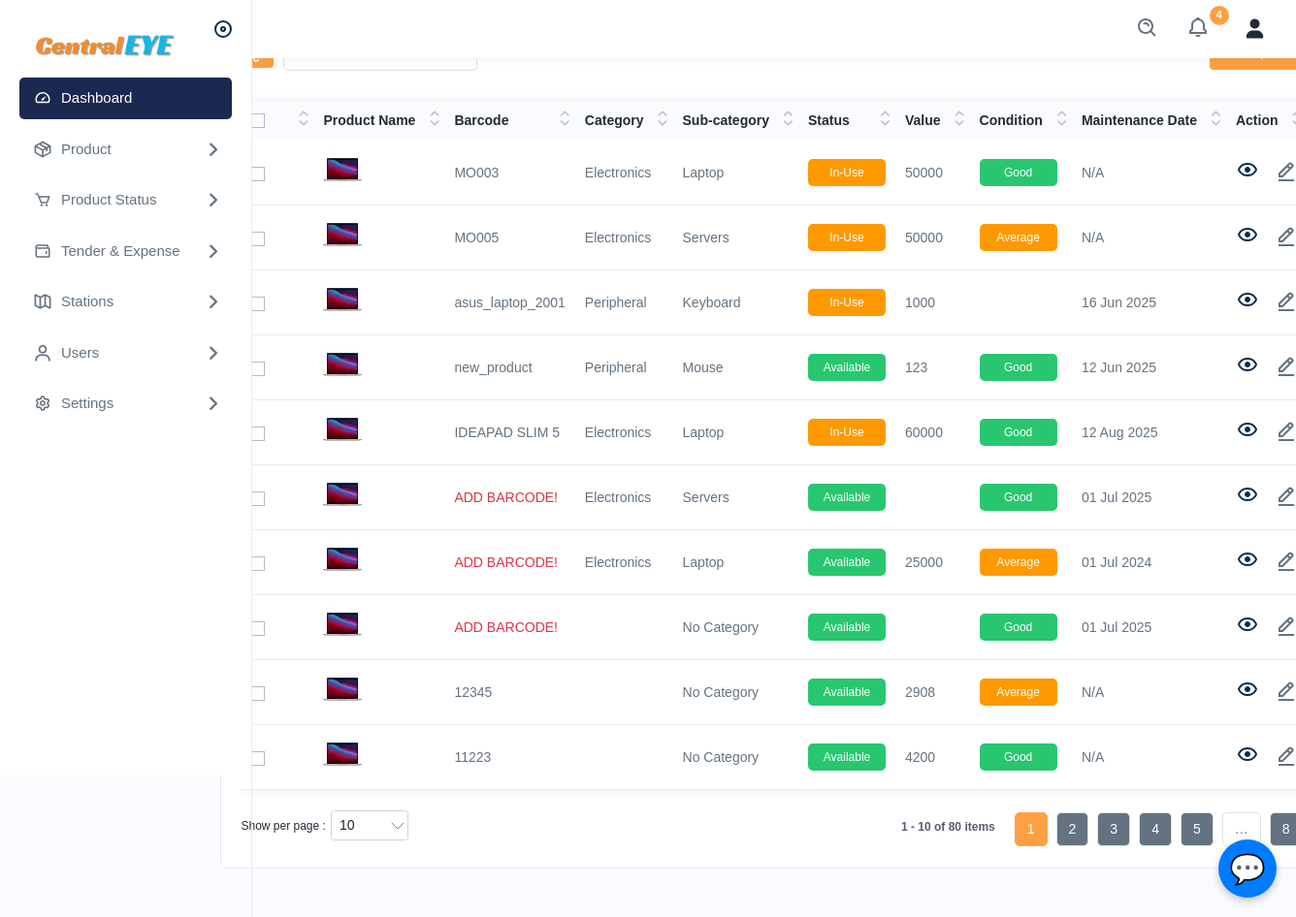
Page /productlist on the committed database.
### app/models.py (models this page shows, shortened)
class Asset(models.Model):
    asset_id = models.IntegerField(primary_key=True, unique=True)
    asset_name = models.CharField(max_length=255)
    asset_category = models.ForeignKey(
        AssetSubCategory, null=True, blank=True, on_delete=models.SET_NULL)
    barcode = models.CharField(
        max_length=255, unique=True, null=True, blank=True)
    purchase_date = models.DateField(default=timezone.now)
    asset_value = models.CharField(max_length=255)
    condition = models.CharField(
        max_length=20, choices=CONDITION_CHOICES, default='good')
    location = models.CharField(max_length=255)
    assign_to = models.ForeignKey(
        UserDetails, null=True, blank=True, on_delete=models.SET_NULL)
    asset_status = models.CharField(
        max_length=20, choices=ASSET_STATUS_CHOICES, default='available')
    asset_maintenance_date = models.DateField(null=True, blank=True)
    asset_add_date = models.DateField(auto_now=True, null=True, blank=True)

class AssetSubCategory(models.Model):
    sub_category_id = models.IntegerField(primary_key=True)
    category = models.ForeignKey(
        AssetCategory, null=True, blank=True, on_delete=models.SET_NULL)
    sub_category_name = models.CharField(max_length=255)
    sub_category_image = models.ImageField(null=True, blank=True)
    def __str__(self):
        return self.sub_category_name

class AssetCategory(models.Model):
    category_id = models.IntegerField(primary_key=True)
    category_name = models.CharField(max_length=255)
    def __str__(self):
        return self.category_name

### app/views.py (the view)
# urls.py: path('productlist', views.productlist, name='productlist'),
def productlist(request):
    filter = request.GET.get('filter')
    print(filter)
    if filter:  # Check if a filter is provided
        assets = Asset.objects.filter(assign_to__station__station_name=filter)
        print(assets)
    else:
        assets = Asset.objects.all()
    return render(request, 'productlist.html', {'asset': assets})

### templates/productlist.html (shortened to what this page needs)
{% extends 'navbar.html' %}
{% load static %}
{% block body %}
<div class="main-wrapper">
    <div class="page-wrapper">
        <div class="content">
            <div class="card">
                <div class="card-body">
                    <div class="table-top">
                        <div class="search-set">
                            <div class="search-path">
                                <a class="btn btn-filter" id="filter_search">
                                </a>
                            </div>
                            <div class="search-input">
                                <a class="btn btn-searchset"><img src="{% static 'assets/img/icons/search-white.svg' %}"
                                        alt="img"></a>
                            </div>
                        </div>
                        <div class="wordset">
                            <ul>
                                <a href="{% url 'export_products' %}" class="btn btn-primary me-2">
                                </a>
                            </ul>
                        </div>
                    </div>
                    <div class="table-responsive">
                        <table class="table  datanew">
                            <thead>
                                <tr>
                                    <th>
                                        <label class="checkboxs">
                                            <span class="checkmarks"></span>
                                        </label>
                                    </th>
                                    <th>Product Name</th>
                                    <th>Barcode</th>
                                    <th>Category </th>
                                    <th>Sub-category</th>
                                    <th>Status</th>
                                    <th>Value</th>
                                    <th>Condition</th>
                                    <th>Maintenance Date</th>
                                    <th>Action</th>
                                </tr>
                            </thead>
                            <tbody>
                                {% for i in asset %}
                                <tr>
                                    <td>
                                        <label class="checkboxs">
                                            <span class="checkmarks"></span>
                                        </label>
                                    </td>
                                    <td class="productimgname">
                                        <a href="javascript:void(0);" class="product-img">
                                            <img src="{% static 'assets/img/product/product6.jpg' %}" alt="product">
                                        </a>
                                    </td>
                                    <td> {% if i.barcode %}
                                        {{ i.barcode }}
                                        {% else %}
                                        <span class="text-danger">ADD BARCODE!</span>
                                        {% endif %}
                                    </td>
                                    <td>
                                        {{ i.asset_category.category }}
                                        </td>
                                    <td> {% if i.asset_category and i.asset_category.category %}
                                        {{ i.asset_category }}
                                        {% else %}
                                        No Category
                                        {% endif %}
                                    </td>
                                    <td>{% if i.asset_status == 'available' %}
                                        <span class="badges bg-lightgreen">Available</span>
                                        {% elif i.asset_status == 'in-use' %}
                                        <span class="badges bg-lightyellow">In-Use</span>
                                        {% elif i.asset_status == 'in-maintenance' %}
                                        <span  class="badges bg" style="background-color: rgb(108, 108, 193);">In-Maintenance</span>
                                        {% elif i.asset_status == 'expired' %}
                                        <span class="badges bg-lightred">Expired</span>
                                        {% endif %}
                                    </td>
                                    <td>{{ i.asset_value }}</td>
                                    <td> {% if i.condition == 'good' %}
                                        <span class="badges bg-lightgreen">Good</span>
                                        {% elif i.condition == 'average' %}
                                        <span class="badges bg-lightyellow">Average</span>
                                        {% elif i.condition == 'belowaverage' %}
                                        <span class="badges bg-lightred">BelowAverage</span>
                                        {% endif %}
                                    </td>
                                    <td> {% if i.asset_maintenance_date %}
                                        {{ i.asset_maintenance_date|date:"d M Y" }}
                                        {% else %}
                                        N/A
                                        {% endif %}</td>
                                    <td>
                                        <a class="me-3" href="{% url 'productdetails' i.asset_id  %}">
                                            <img src="{% static 'assets/img/icons/eye.svg' %}" alt="img">
                                        </a>
                                        <a class="me-3" href="{% url 'editproduct' i.asset_id %}">
                                            <img src="{% static 'assets/img/icons/edit.svg' %}" alt="img">
                                        </a>
                                    </td>
                                </tr>
                                {% endfor %}
                            </tbody>
                        </table>
                    </div>
                </div>
            </div>
        </div>
    </div>
</div>
{% endblock %}

### static/assets/css/chatbot.css (style rules this page uses)
body { font-family: Arial, sans-serif; background-color: #f4f4f4; margin: 0; padding: 0; display: flex; justify-content: center; align-items: center; height: 100vh; }
table { width: 100%; margin-bottom: 10px; border-collapse: collapse; background: white; border-radius: 5px; box-shadow: 0 0 10px rgba(0, 0, 0, 0.1); margin-top: 10px; }
th, td { padding: 10px; border: 1px solid #ddd; }
th { background-color: #007bff; color: white; }

### rows in the picture
Asset: barcode "MO003", asset_category.category "Electronics", asset_category "Laptop", asset_status "In-Use", asset_value "50000", condition "Good", shows "N/A"
Asset: barcode "MO005", asset_category.category "Electronics", asset_category "Servers", asset_status "In-Use", asset_value "50000", condition "Average", shows "N/A"
Asset: barcode "asus_laptop_2001", asset_category.category "Peripheral", asset_category "Keyboard", asset_status "In-Use", asset_value "1000", asset_maintenance_date "16 Jun 2025"
Asset: barcode "new_product", asset_category.category "Peripheral", asset_category "Mouse", asset_status "Available", asset_value "123", condition "Good", asset_maintenance_date "12 Jun 2025"
Asset: barcode "IDEAPAD SLIM 5", asset_category.category "Electronics", asset_category "Laptop", asset_status "In-Use", asset_value "60000", condition "Good", asset_maintenance_date "12 Aug 2025"
Asset: shows "ADD BARCODE!", asset_category.category "Electronics", asset_category "Servers", asset_status "Available", condition "Good", asset_maintenance_date "01 Jul 2025"
Asset: shows "ADD BARCODE!", asset_category.category "Electronics", asset_category "Laptop", asset_status "Available", asset_value "25000", condition "Average", asset_maintenance_date "01 Jul 2024"
Asset: shows "ADD BARCODE!", shows "No Category", asset_status "Available", condition "Good", asset_maintenance_date "01 Jul 2025"
Asset: barcode "12345", shows "No Category", asset_status "Available", asset_value "2908", condition "Average", shows "N/A"
Asset: barcode "11223", shows "No Category", asset_status "Available", asset_value "4200", condition "Good", shows "N/A"
